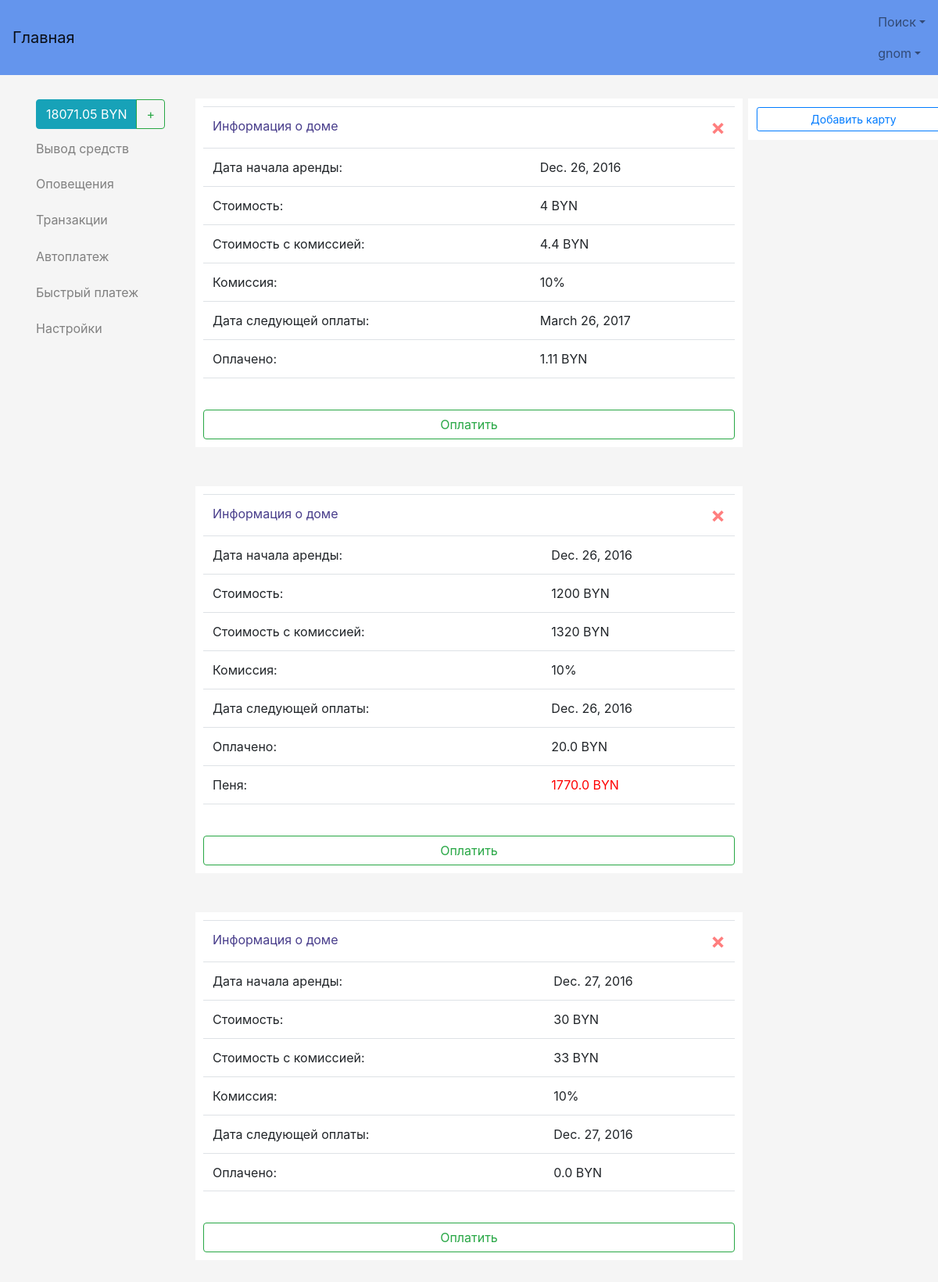
Page /profile/ (signed in) on the earlier database version.
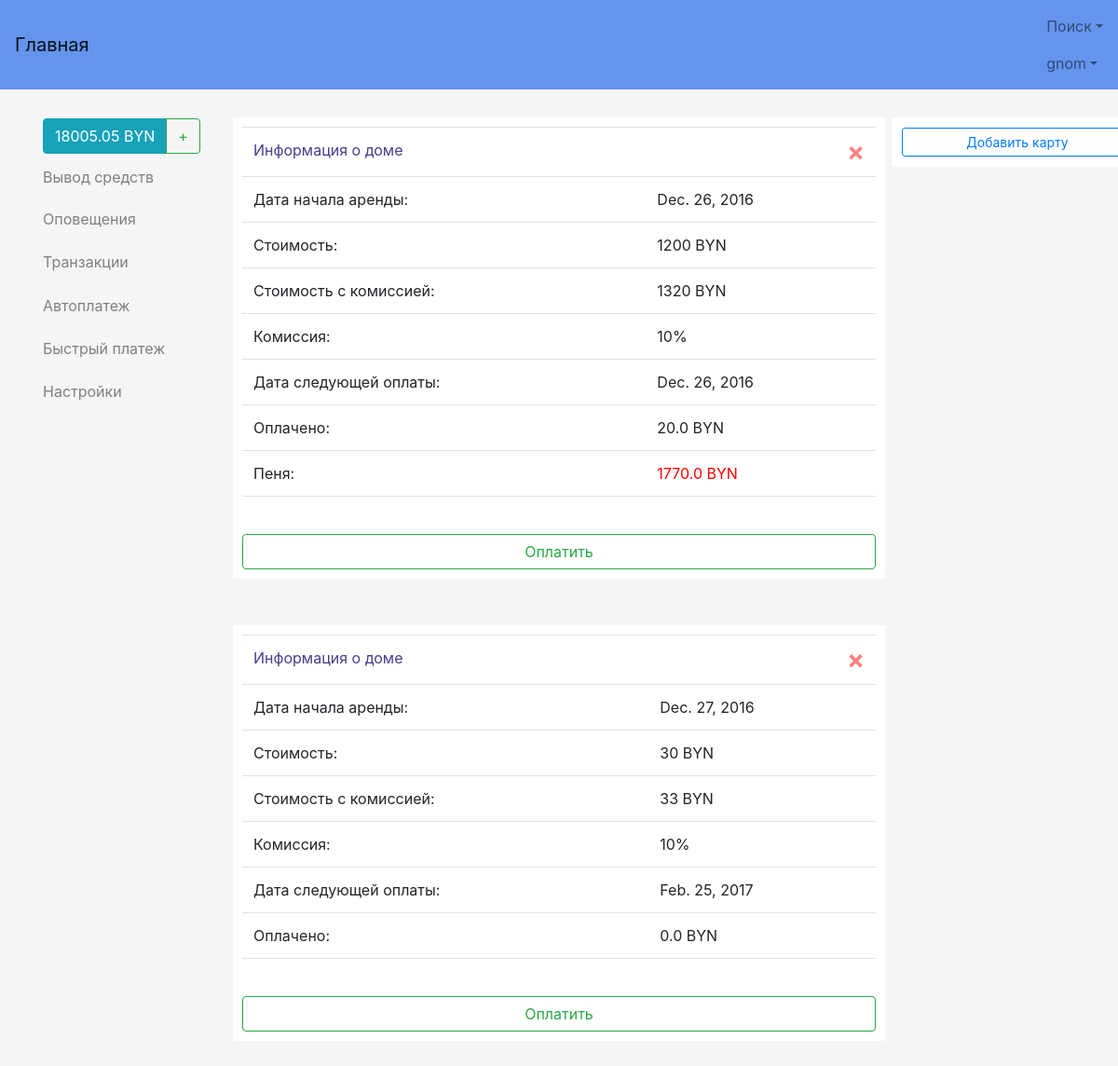
Same page on the later database version.
### TOFI/models.py (models this page shows, shortened)
class MyUser(AbstractBaseUser):
    username = models.CharField(verbose_name='Логин', max_length=50, unique=True)
    password = models.CharField(verbose_name='Пароль', max_length=50)
    name = models.CharField(verbose_name='Имя', max_length=50)
    surname = models.CharField(verbose_name='Фамилия', max_length=50)
    last_name = models.CharField(verbose_name='Отчество', max_length=50)
    age = models.IntegerField(verbose_name='Возраст')
    passport_id = models.CharField(verbose_name='Номер паспорта', max_length=50, unique=True)
    phone = models.CharField(verbose_name='Телефон', max_length=50)
    address = models.CharField(verbose_name='Адрес', max_length=50)
    email = models.CharField(verbose_name='Электронная почта', max_length=50, unique=True)
    taxpayer_account_number = models.IntegerField(verbose_name='УНН', null=True)
    license_field = models.CharField(verbose_name='Лицензия', max_length=50, null=True)
    ie = models.BooleanField(verbose_name='ИП', default=False)
    balance = models.FloatField(verbose_name='', default=0)
    user_card_id = models.ManyToManyField(UserCard, default=None)
    objects = MyUserManager()
    USERNAME_FIELD = 'username'
    REQUIRED_FIELDS = ['name', 'surname', 'last_name', 'age', 'passport_id', 'phone', 'address', 'email', 'ie']
    is_active = models.BooleanField(default=True)
    reason_block = models.CharField(max_length=100, null=True)
    is_admin = models.BooleanField(default=False)
    is_moder = models.BooleanField(default=False)
    wrong_password_number = models.IntegerField(default=0)

class DoneRent(models.Model):
    id_house = models.ForeignKey(Rent, on_delete=models.CASCADE)
    id_user_owner = models.ForeignKey(MyUser, on_delete=models.CASCADE)
    id_user_renter = models.IntegerField()
    fine = models.FloatField(default=0)
    date_rent = models.DateField(default=None)
    payed_until_time = models.FloatField(default=0)
    cost = models.CharField(max_length=50)  # Цена одной платы
    next_payment_date = models.DateField(default=None)

class Monetization(models.Model):
    describe_mon = models.CharField(max_length=100)
    value_mon = models.FloatField()

### user_profile/views.py (the view)
# urls.py: url(r'^profile/', include('user_profile.urls')),
def profile(request):
    ch.check_rent_number_pay()
    if request.user.is_anonymous or not request.user.is_active:
        return HttpResponseRedirect("/login")
    cards = list()
    for card in [str(i.card_num) for i in request.user.user_card_id.all()]:
        cards.append(card[:4] + ' XXXX XXXX ' + card[-4:])
    mails = models.MessageStatusRent.objects.all().filter(id_user_to=request.user.id)
    new, number = False, 0
    for mail in mails:
        if mail.is_new:
            new = True
            number += 1
    user_cards = request.user.user_card_id.all()
    id_user = request.user.id
    if request.user.ie:
        my_rents = models.DoneRent.objects.select_related('id_house__user_login').filter(id_user_owner=id_user)
    else:
        my_rents = models.DoneRent.objects.select_related('id_house__user_login').filter(id_user_renter=id_user)
    penalties = models.DonePenalty.objects.filter(id_user_for=request.user.id)
    c = [[i, j] for i, j in zip(cards, user_cards)]
    balance = round(float(request.user.balance), 2)
    mon = models.Monetization.objects.get(id=1).value_mon
    return render(request, "Profile.html", {'cards': c, 'new': new, 'number': number, 'penalties': penalties,
                                            'my_rents': my_rents, 'balance': balance, 'mon': mon})

### TOFI/check.py (called while the page is built)
def check_payd_penalties():
    done_penalties = models.DonePenalty.objects.all()
    if done_penalties:
        for dp in done_penalties:
            if dp.is_payd:
                dp.delete()

### TOFI/templatetags/filter_extra.py (called while the page is built)
def mon_cost(arg, value):
    if not type(arg) == list:
        result = float(arg) + float(arg) * value
        if int(result) == result:
            return int(result)
        else:
            return round(float(result), 2)
    else:
        return 0

def percentage(arg):
    result = arg * 100
    if int(result) == result:
        return str(int(result)) + '%'
    else:
        return str(round(float(arg), 2)) + '%'

def round_f(arg):
    if type(arg) == float:
        return round(float(arg), 2)
    else:
        try:
            return int(arg)
        except:
            return arg

### TOFI/templates/Profile.html (shortened to what this page needs)
{% extends "base.html" %}
{% block content %}
    {% load filter_extra %}
    {% if not request.user.is_admin and not request.user.is_moder %}
        <div class="right">
            <table>
                <tr>
                    <td>
                        <button class="btn btn-outline-primary btn-block btn-sm" data-toggle="modal"
                                data-target="#myModal" onclick="add_card_click()">Добавить карту
                        </button>
                    </td>
                </tr>
            </table>
        </div>
    {% endif %}
    <div class="left">
        <table>
            <tr>
                <td>
                    <div class="btn-group btn-group-justified" role="group" aria-label="...">
                        <button type="button" class="btn btn-info">{{ balance }} BYN</button>
                        <button type="button" class="btn btn-outline-success" data-toggle="modal" data-target="#myModal"
                                onclick="fill_balance_click(1)">+
                        </button>
                    </div>
                </td>
            </tr>
        {% if not request.user.is_admin and not request.user.is_moder %}
            <tr>
                <td class="padding-top-bottom10">
                    <button class="btn button7 text-left" data-toggle="modal" data-target="#myModal"
                            onclick="fill_balance_click(0)">Вывод средств
                    </button>
                </td>
            </tr>
            <tr>
                <td class="padding-top-bottom10">
                    {% if new %}
                        <a class="btn button7 text-left form-control" href="{% url 'Mails' %}">Оповещения <span
                                class="tag tag-pill tag-danger">{{ number }}</span></a>
                    {% else %}
                        <a class="btn button7 text-left" href="{% url 'Mails' %}">Оповещения </a>
                    {% endif %}
                </td>
            </tr>
            <tr>
                <td class="padding-top-bottom10">
                    <a class="btn button7 text-left" href="{% url 'ExtractBalance' %}">Транзакции</a>
                </td>
            </tr>
            {% if not request.user.ie %}
            <tr>
                <td class="padding-top-bottom10">
                    <a class="btn button7 text-left" href="{% url 'AutoPayment' %}">Автоплатеж</a>
                </td>
            </tr>
            <tr>
                <td class="padding-top-bottom10">
                    <a class="btn button7 text-left" href="{% url 'QuickPayment' %}">Быстрый платеж</a>
                </td>
            </tr>
            {% endif %}
        {% endif %}
            <tr>
                <td class="padding-top-bottom10">
                    <a class="btn button7 text-left" href="{% url 'EditProfile' %}">Настройки</a>
                </td>
            </tr>
        </table>
    </div>
    {% if my_rents and not request.user.ie %}
        <div class="hidden-center">
            {% for rent in my_rents %}
                <div class="while-color-fill padding">
                    <table class="table">
                        <tr class="padding">
                            <td class="padding">
                                <a href="aboutHouse/{{ rent.id_house.id }}">Информация о доме</a>
                            </td>
                            <td>
                                <button class="close" data-toggle="modal" data-target="#myModal"
                                        onclick="del_rent_click({{ rent.id }})" style="color: red">&times;</button>
                            </td>
                        </tr>
                        <tr>
                            <td class="padding">Дата начала аренды:</td>
                            <td class="padding">{{ rent.date_rent }}</td>
                        </tr>
                        <tr>
                            <td class="padding">Стоимость:</td>
                            <td class="padding">{{ rent.cost }} BYN</td>
                        </tr>
                        <tr>
                            <td class="padding">Стоимость с комиссией:</td>
                            <td class="padding">{{ rent.cost|mon_cost:mon }} BYN</td>
                        </tr>
                        <tr>
                            <td class="padding">Комиссия:</td>
                            <td class="padding">{{ mon|percentage }}</td>
                        </tr>
                        <tr>
                            <td class="padding">Дата следующей оплаты:</td>
                            <td class="padding">{{ rent.next_payment_date }}</td>
                        </tr>
                        <tr>
                            <td class="padding">Оплачено:</td>
                            <td class="padding">{{ rent.payed_until_time|round_f }} BYN</td>
                        </tr>
                        <tr>
                            {% if rent.fine > 0 %}
                                <td class="padding">Пеня:</td>
                                <td class="padding" style="color: red">{{ rent.fine|round_f }} BYN</td>
                            {% endif %}
                        </tr>
                        <tr>
                            <td></td>
                            <td></td>
                        </tr>
                    </table>
                    <button class="btn btn-outline-success btn-block" data-toggle="modal" data-target="#myModal"
                            onclick="choose_rent({{ rent.id }}, '{{ rent.id_house.user_login }}')">Оплатить
                    </button>
                </div>
            {% endfor %}
        </div>
    {% endif %}
    </div>
{% endblock %}

### TOFI/templates/base.html (shortened to what this page needs)
{% load staticfiles %}
<!DOCTYPE html>
<html lang="ru">
  <head>
      <link href="https://cdnjs.cloudflare.com/ajax/libs/twitter-bootstrap/4.0.0-alpha.5/css/bootstrap.min.css"
            rel="stylesheet">
      <link href="{% static 'style.css' %}" rel="stylesheet">
      <link href="http://ajax.googleapis.com/ajax/libs/jqueryui/1.8/themes/base/jquery-ui.css" rel="stylesheet"
            type="text/css"/>
      <link href="https://cdnjs.cloudflare.com/ajax/libs/bootstrap-datepicker/1.6.4/css/bootstrap-datepicker.min.css"
            rel="stylesheet" type="text/css">
      <link href="https://cdnjs.cloudflare.com/ajax/libs/bootstrap-datetimepicker/4.17.43/css/bootstrap-datetimepicker.min.css"
            rel="stylesheet" type="text/css">
  </head>
  <body>
  <nav class="navbar navbar-light">
      <a class="navbar-brand" href="{% url 'Main' %}">Главная</a>
      <ul class="nav navbar-nav">
          {% if request.user.is_anonymous %}
              <li class="nav-item active">
                  <a class="nav-link" href="{% url 'Registration' %}">Регистрация<span class="sr-only">(current)</span></a>
              </li>
              <li class="nav-item active">
                  <a class="nav-link" href="{% url 'Login' %}">Вход<span class="sr-only">(current)</span></a>
              </li>
              <li class="nav-item dropdown">
                  <a class="nav-link dropdown-toggle" href="#" id="supportedContentDropdown" data-toggle="dropdown"
                     aria-haspopup="true" aria-expanded="false">Поиск</a>
                  <div class="dropdown-menu" aria-labelledby="supportedContentDropdown">
                      <a class="dropdown-item" href="{% url 'SearchUser' %}">Поиск пользователей</a>
                      <a class="dropdown-item" href="{% url 'SearchRent' %}">Поиск жилья</a>
                  </div>
              </li>
            {% else %}
              <li class="nav-item dropdown">
                  <a class="nav-link dropdown-toggle" href="#" id="supportedContentDropdown" data-toggle="dropdown"
                     aria-haspopup="true" aria-expanded="false">Поиск</a>
              </li>
              <li class="nav-item dropdown">
                  <a class="nav-link dropdown-toggle" href="#" id="supportedContentDropdown" data-toggle="dropdown"
                     aria-haspopup="true" aria-expanded="false">{{ request.user.username }}</a>
              </li>
          {% endif %}
      </ul>
  </nav>
  <div class="main-body">
      <div class="container">
        {% block content %}
        {% endblock %}
    </div>
  </body>
</html>

### TOFI/static/style.css (style rules this page uses)
.while-color-fill { background: white; fill: 100%; margin-bottom: 50px; }
.hidden-center { width: 100%; max-width: 700px; margin: auto auto; }
a { color: darkslateblue; }
body { margin: auto; padding-bottom: 0; height: auto; background-color: whitesmoke; link: dodgerblue; }
table { width: 100%; }
.main-body { padding-top: 10px; padding-bottom: auto; margin-top: 20px; }
.left { position: fixed; overflow: auto; padding: 0; float: left; width: 240px; margin: auto auto 30px; }
button.close { padding-top: 0; padding-bottom: 0; }
.right { position: fixed; overflow: auto; background-color: white; padding: 10px; width: 270px; margin: auto auto 0 57rem; }
.padding { padding: 10px; }
.padding-top-bottom10 { padding-top: 10px; padding-bottom: 10px; height: 0; }
.button7 { color: gray; background-color: whitesmoke; height: 25px; padding: 0; width: 70%; box-shadow: none; border-style: hidden; }
.text-left { text-align: left; }
.navbar-light { background-color: cornflowerblue; }
.close { color: #aaaaaa; float: right; font-size: 28px; font-weight: bold; }

Differences in the rows shown:
removed DoneRent: date_rent "Dec. 26, 2016", cost "4", cost|mon_cost "4.4", {{ mon|percentage }} "10%", next_payment_date "March 26, 2017", payed_until_time "1.11"
changed DoneRent: next_payment_date "Dec. 27, 2016" → "Feb. 25, 2017"
Other differences:
{{ balance }}: "18071.05" → "18005.05"
